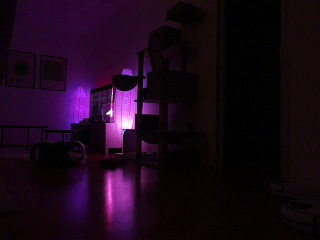
#> input picture Images/dark/2026-10-01 19:24:46.959232+02:00.jpg, 320 x 240 px
$ python test.py
#> lines starting #> are read from the running program, lines starting #| are printed output that depends on the picture
import os
from PIL import Image
import numpy as np
import matplotlib.pyplot as plt

APP_DIR = os.path.dirname(__file__)
dark_dir = os.path.join(APP_DIR, "Images", "dark")
bright_dir = os.path.join(APP_DIR, "Images", "bright")


def remove_similar_images(folder: str, percentiles: range, max_mean_diff: float = 2.0) -> None:
  """Remove images whose percentile brightness curve is within max_mean_diff
  (average per-percentile difference, 0-255 scale) of an already-kept image."""
  filenames = sorted(os.listdir(folder))
  vectors = []
  for filename in filenames:
    image = Image.open(os.path.join(folder, filename)).convert("L")
    pixels = np.array(image)
    vectors.append([np.percentile(pixels, p) for p in percentiles])
  vectors = np.array(vectors)

  kept_indices = []
  removed_count = 0
  for i, vec in enumerate(vectors):
    is_redundant = any(
        np.mean(np.abs(vec - vectors[j])) < max_mean_diff
        for j in kept_indices
    )
    if is_redundant:
      os.remove(os.path.join(folder, filenames[i]))
      removed_count += 1
    else:
      kept_indices.append(i)

  print(f"{folder}: removed {removed_count} of {len(filenames)} images, kept {len(kept_indices)}")


def load_percentile_values(folder: str, percentiles: range) -> np.ndarray:
  """Returns an (n_images, n_percentiles) array of brightness values."""
  values = []
  for filename in os.listdir(folder):
    image_path = os.path.join(folder, filename)
    image = Image.open(image_path).convert("L")
    pixels = np.array(image)
    values.append([np.percentile(pixels, p) for p in percentiles])
  return np.array(values)


def weighted_threshold(dark_values: np.ndarray, bright_values: np.ndarray) -> float:
  """Variance-weighted midpoint between the two classes' means. Pulls the
  boundary toward whichever class is more tightly clustered, instead of
  brute-forcing a split that happens to perfectly separate the sample."""
  dark_mean, dark_std = np.mean(dark_values), np.std(dark_values)
  bright_mean, bright_std = np.mean(bright_values), np.std(bright_values)
  if dark_std + bright_std == 0:
    return (dark_mean + bright_mean) / 2.0
  return (dark_std * bright_mean + bright_std * dark_mean) / (dark_std + bright_std)


def best_threshold(dark_values: np.ndarray, bright_values: np.ndarray):
  """Given 1D arrays of dark/bright values for one percentile, derive a
  threshold from class statistics and score it with balanced accuracy.
  Returns (threshold, balanced_accuracy, margin)."""
  thresh = weighted_threshold(dark_values, bright_values)

  dark_correct = np.mean(dark_values < thresh)
  bright_correct = np.mean(bright_values >= thresh)
  balanced_acc = (dark_correct + bright_correct) / 2.0

  dark_mean = np.mean(dark_values)
  bright_mean = np.mean(bright_values)
  margin = min(thresh - dark_mean, bright_mean - thresh)

  return thresh, balanced_acc, margin


percentiles = range(1, 100, 1)
remove_similar_images(dark_dir, percentiles, max_mean_diff=5.0)
#> in remove_similar_images, `image = Image.open(os.path.join(folder, filename)).convert("L")`:
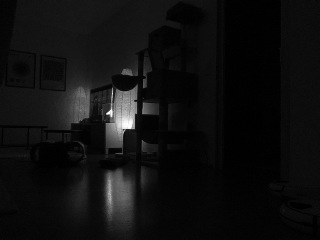
#> image: PIL image 320x240 L; min 0, max 254, mean 15.2
#> the loop in remove_similar_images, `for i, vec in enumerate(vectors):` made 1 pass
#> is_redundant on pass 1: False
#> after the loop in remove_similar_images, `for i, vec in enumerate(vectors):`: kept_indices = [0]; removed_count = 0
#| Images/dark: removed 0 of 1 images, kept 1
remove_similar_images(bright_dir, percentiles, max_mean_diff=5.0)
#> call 2 of remove_similar_images, with folder = 'Images/bright', max_mean_diff = 5
#> in remove_similar_images (call 2), `filenames = sorted(os.listdir(folder))`: filenames = ['2026-10-01 18:54:41.246465+02:00.jpg']
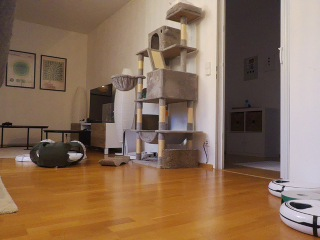
#> input picture Images/bright/2026-10-01 18:54:41.246465+02:00.jpg, 320 x 240 px
#> in remove_similar_images (call 2), `image = Image.open(os.path.join(folder, filename)).convert("L")`:
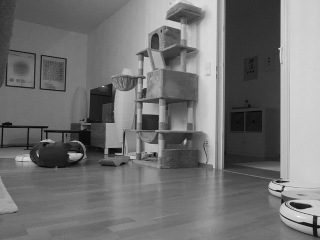
#> image: PIL image 320x240 L; min 3, max 250, mean 115.1
#> the loop in remove_similar_images (call 2), `for i, vec in enumerate(vectors):` made 1 pass
#> after the loop in remove_similar_images (call 2), `for i, vec in enumerate(vectors):`: removed_count = 0
#| Images/bright: removed 0 of 1 images, kept 1
dark_matrix = load_percentile_values(dark_dir, percentiles)
bright_matrix = load_percentile_values(bright_dir, percentiles)

print(f"{'percentile':>10} {'threshold':>10} {'bal_acc':>10} {'margin':>10}")
best_overall = None
for i, p in enumerate(percentiles):
  thresh, acc, margin = best_threshold(dark_matrix[:, i], bright_matrix[:, i])
  print(f"{p:>10} {thresh:>10.2f} {acc:>10.3f} {margin:>10.2f}")
  if best_overall is None or acc > best_overall[1] or (acc == best_overall[1] and margin > best_overall[2]):
    best_overall = (p, acc, margin, thresh)
#> this loop made 99 passes
#> (thresh, margin, best_overall) on passes 1, 2, 3, 4, 5, 6, 7, 8, 9, 11, 12, 13: (10.5, 10.5, (1, 1, 10.5, 10.5)), (14.5, 13.5, (2, 1, 13.5, 14.5)), (17, 16, (3, 1, 16, 17)), (19.48, 18.48, (4, 1, 18.48, 19.48)), (21, 20, (5, 1, 20, 21)), (22.5, 21.5, (6, 1, 21.5, 22.5)), (23.5, 22.5, (7, 1, 22.5, 23.5)), (24, 23, (8, 1, 23, 24)), (24.5, 23.5, (9, 1, 23.5, 24.5)), (26, 24, (11, 1, 24, 26)), (26.5, 24.5, (12, 1, 24.5, 26.5)), (27, 25, (13, 1, 25, 27))
#> (thresh, margin) on passes 10, 14, 34, 37, 38, 43: (25.5, 23.5), (27, 25), (52, 46), (53.5, 47.5), (54.5, 47.5), (57.5, 49.5)
#|          1      10.50      1.000      10.50
#|          2      14.50      1.000      13.50
#|          3      17.00      1.000      16.00
#|          4      19.48      1.000      18.48
#|          5      21.00      1.000      20.00
#|          6      22.50      1.000      21.50
#|          7      23.50      1.000      22.50
#|          8      24.00      1.000      23.00
#> (further printed lines are left out)

print()
print(f"Best: percentile={best_overall[0]}, threshold={best_overall[3]:.2f}, "
      f"balanced_accuracy={best_overall[1]:.3f}, margin={best_overall[2]:.2f}")
#| Best: percentile=90, threshold=113.50, balanced_accuracy=1.000, margin=88.50

threshes, accs, margins = [], [], []
for i, p in enumerate(percentiles):
  thresh, acc, margin = best_threshold(dark_matrix[:, i], bright_matrix[:, i])
  threshes.append(thresh)
  accs.append(acc)
  margins.append(margin)

fig, (ax1, ax2, ax3) = plt.subplots(3, 1, figsize=(8, 11), sharex=True)
ax1.plot(list(percentiles), accs, label="balanced accuracy")
ax1.axvline(best_overall[0], color="red", linestyle="--", label="best percentile")
ax1.set_ylabel("balanced accuracy")
ax1.legend()

ax2.plot(list(percentiles), threshes, label="threshold")
ax2.axvline(best_overall[0], color="red", linestyle="--")
ax2.set_ylabel("threshold")
ax2.legend()

ax3.plot(list(percentiles), margins, label="margin")
ax3.axvline(best_overall[0], color="red", linestyle="--")
ax3.set_xlabel("percentile")
ax3.set_ylabel("margin")
ax3.legend()

plt.tight_layout()
plt.savefig(os.path.join(APP_DIR, "threshold_analysis.png"))
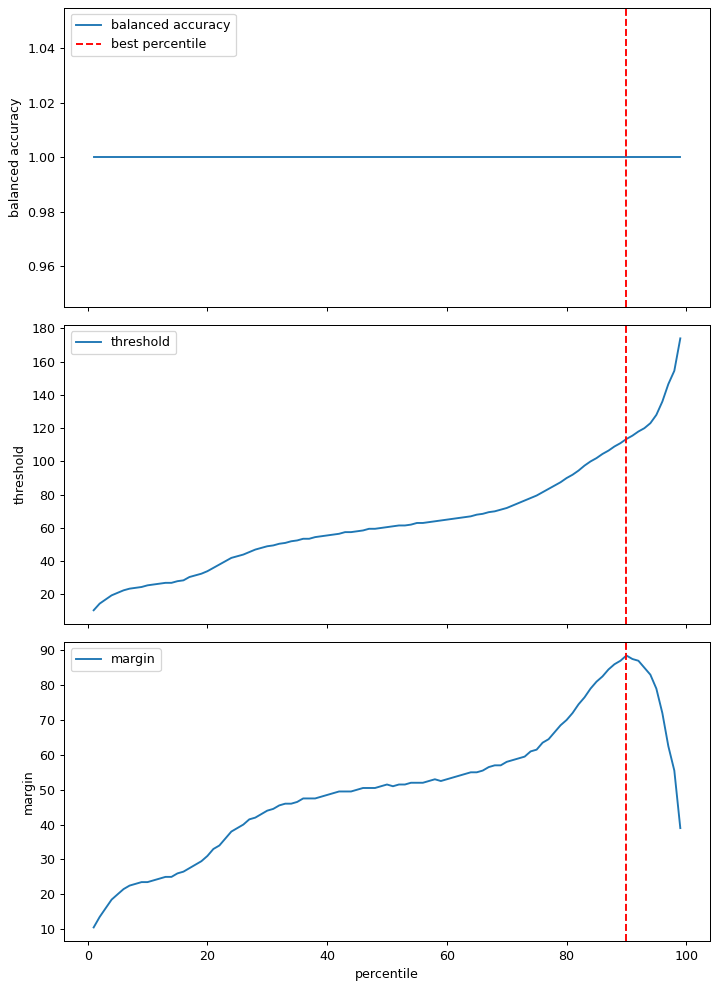
#> figure drawn by matplotlib, 3 panels; panel 3: curve peaks at x = 90, y = 88.5
plt.show()

best_p_index = best_overall[0] - 1  # percentiles start at 1
plt.figure(figsize=(6, 4))
plt.hist(dark_matrix[:, best_p_index], bins=20, alpha=0.6, label="dark")
plt.hist(bright_matrix[:, best_p_index], bins=20, alpha=0.6, label="bright")
plt.axvline(best_overall[3], color="red", linestyle="--", label="threshold")
plt.xlabel(f"brightness (percentile {best_overall[0]})")
plt.legend()
plt.show()
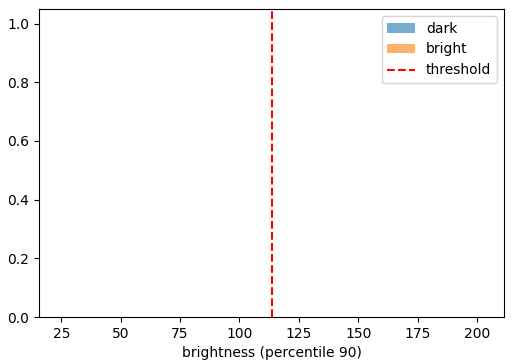
#> figure drawn by matplotlib, 1 panel; tallest bar 1 high, from x = 25 to 25.05; tallest bar 1 high, from x = 202 to 202.1
